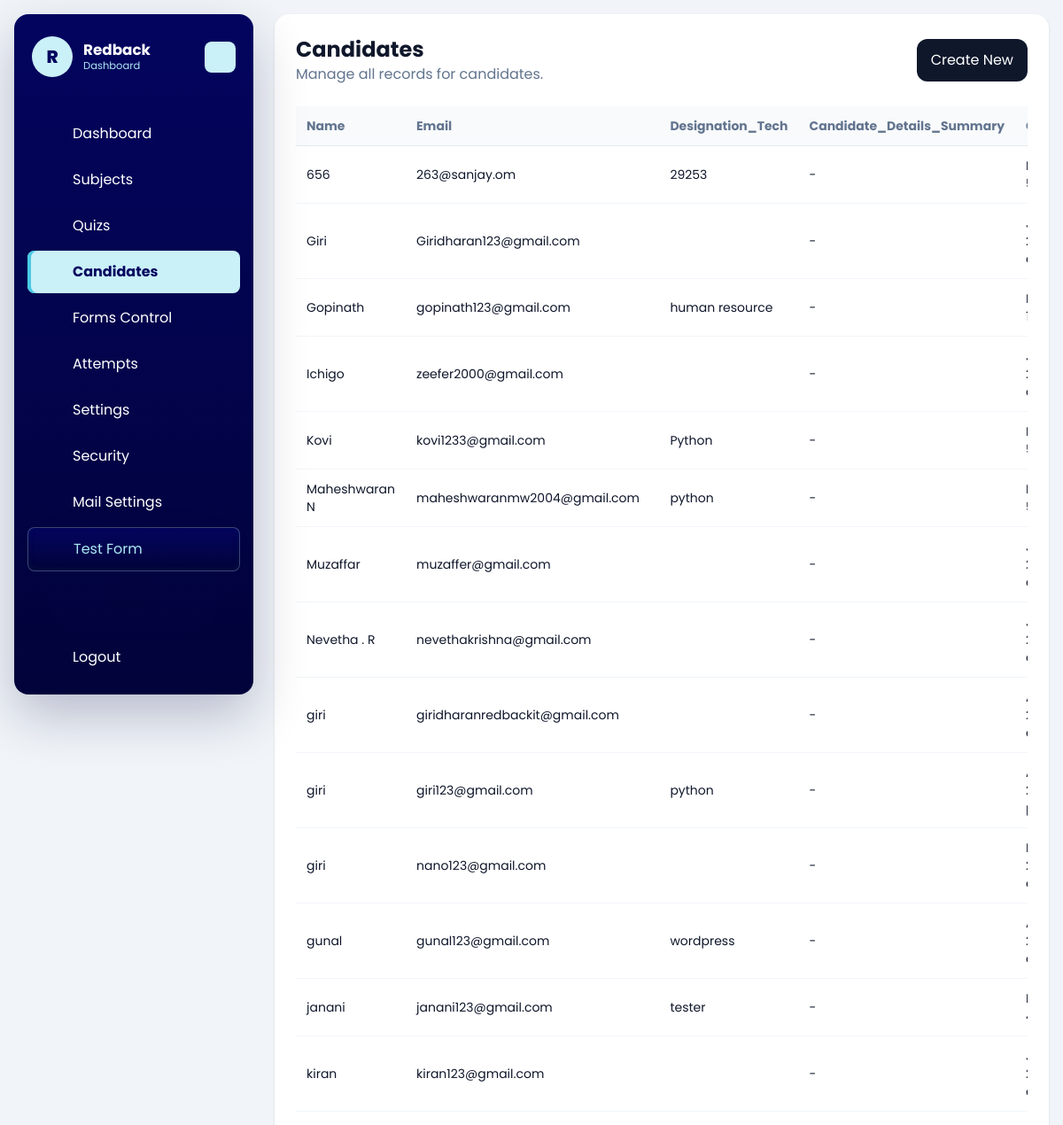
The app's page /dashboard/candidates/ (signed in, upper part), older data.
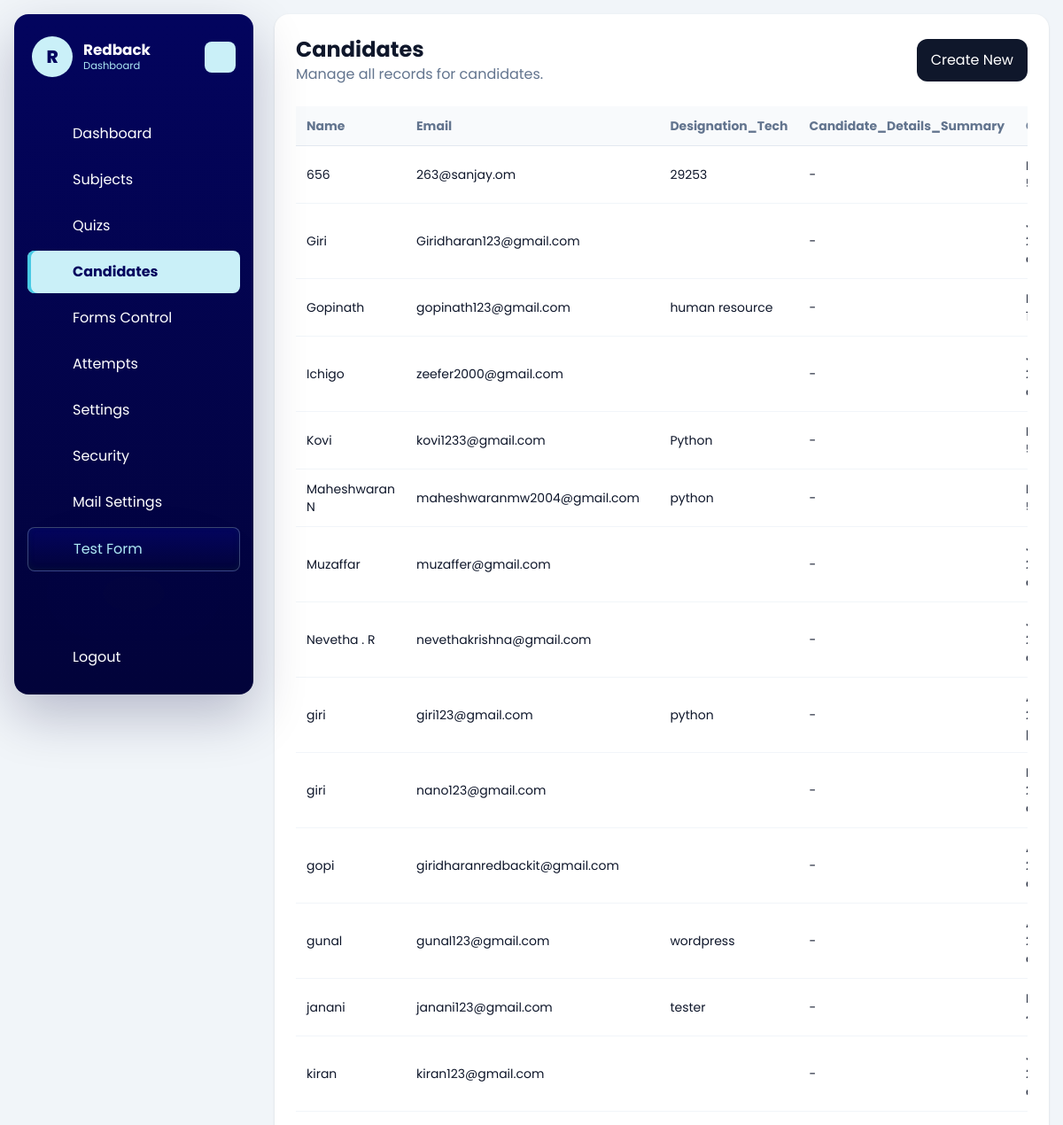
The same page, newer data.
### quiz/models.py (models this page shows, shortened)
class Candidate(models.Model):
    name = models.CharField(max_length=150)
    email = models.EmailField()
    designation_tech = models.CharField(max_length=150)
    created_at = models.DateTimeField(auto_now_add=True)
    class Meta:
        ordering = ['name']
    @property
    def candidate_details_summary(self):
        latest_attempt = self.attempts.order_by('-created_at').first()
        if not latest_attempt:
            return '-'
        details = latest_attempt.candidate_details_json or {}
        values = details.get('values') or {}
        labels = details.get('labels') or {}
        if not values:
            return '-'
        return ', '.join(
            f'{labels.get(key, key)}: {value}'
            for key, value in values.items()
        )

class CandidateTestAttempt(models.Model):
    SESSION_SINGLE = 'single'
    SESSION_MULTI = 'multi'
    SESSION_CHOICES = [
        (SESSION_SINGLE, 'Single'),
        (SESSION_MULTI, 'Multi'),
    ]
    candidate = models.ForeignKey(Candidate, on_delete=models.CASCADE, related_name='attempts')
    company = models.ForeignKey(Company, on_delete=models.CASCADE, related_name='attempts')
    public_slug = models.CharField(max_length=190, unique=True, blank=True, db_index=True)
    session_type = models.CharField(max_length=10, choices=SESSION_CHOICES)
    level = models.CharField(max_length=20)
    question_count = models.PositiveIntegerField()
    duration_minutes = models.PositiveIntegerField()
    selected_subjects = models.JSONField(default=list, blank=True)
    selected_sub_titles = models.JSONField(default=list, blank=True)
    candidate_details_json = models.JSONField(default=dict, blank=True)
    answers_json = models.JSONField(default=list, blank=True)
    correct_count = models.PositiveIntegerField(default=0)
    wrong_count = models.PositiveIntegerField(default=0)
    percentage = models.DecimalField(max_digits=5, decimal_places=2, default=0)
    started_at = models.DateTimeField(blank=True, null=True)
    submitted_at = models.DateTimeField(blank=True, null=True)
    is_submitted = models.BooleanField(default=False)
    is_paused = models.BooleanField(default=False)
    paused_at = models.DateTimeField(blank=True, null=True)
    total_paused_seconds = models.PositiveIntegerField(default=0)
    full_screen_lock_enabled = models.BooleanField(default=False)
    pause_lock_enabled = models.BooleanField(default=False)
    tab_switch_guard_enabled = models.BooleanField(default=False)
    copy_paste_block_enabled = models.BooleanField(default=False)
    right_click_disable_enabled = models.BooleanField(default=False)
    max_violation_warnings = models.PositiveIntegerField(default=3)
    tab_switch_count = models.PositiveIntegerField(default=0)
    warning_count = models.PositiveIntegerField(default=0)
    last_violation_at = models.DateTimeField(blank=True, null=True)
    violation_log_json = models.JSONField(default=list, blank=True)
    test_link_email_sent_at = models.DateTimeField(blank=True, null=True)
    created_at = models.DateTimeField(auto_now_add=True)
    class Meta:
        ordering = ['-created_at']

### dashboard/views.py (the view)
# urls.py: path('candidates/', views.candidate_list, name='candidate_list'),
@company_login_required
def candidate_list(request):
    queryset = Candidate.objects.all()
    return render_crud_list(
        request,
        queryset=queryset,
        title='Candidates',
        create_url='dashboard:candidate_create',
        edit_url_name='dashboard:candidate_update',
        delete_url_name='dashboard:candidate_delete',
        fields=['name', 'email', 'designation_tech', 'candidate_details_summary', 'created_at'],
    )

### dashboard/templatetags/dashboard_extras.py (called while the page is built)
@register.filter
def getattribute(obj, attr_name):
    value = getattr(obj, attr_name)
    if callable(value):
        return value()
    return value

### dashboard/views.py (called while the page is built)
def get_logged_in_company(request):
    company_id = request.session.get('company_id')
    if not company_id:
        return None
    return Company.objects.filter(id=company_id, is_active=True).first()

def company_login_required(view_func):
    @wraps(view_func)
    def wrapper(request, *args, **kwargs):
        company = get_logged_in_company(request)
        if not company:
            return redirect(f"{reverse('dashboard:login')}?next={request.path}")
        request.company = company
        return view_func(request, *args, **kwargs)
    return wrapper

def render_crud_list(request, *, queryset, title, create_url, edit_url_name, delete_url_name, fields):
    context = {
        'title': title,
        'objects': queryset,
        'create_url': create_url,
        'edit_url_name': edit_url_name,
        'delete_url_name': delete_url_name,
        'fields': fields,
    }
    return render(request, 'dashboard/crud_list.html', context)

### templates/dashboard/crud_list.html (shortened to what this page needs)
{% extends "base.html" %}
{% load dashboard_extras %}
{% block content %}
{% include 'dashboard/header.html' %}
<div id="dashboard-page-content">
<section class="rounded-2xl bg-white p-6 shadow-sm">
    <div class="mb-6 flex flex-col gap-3 sm:flex-row sm:items-center sm:justify-between">
        <div>
            <h1 class="text-2xl font-bold">{{ title }}</h1>
            <p class="text-slate-500">Manage all records for {{ title|lower }}.</p>
        </div>
        <a href="{% url create_url %}" class="rounded-xl bg-slate-900 px-4 py-3 text-white">Create New</a>
    </div>
    <div class="overflow-x-auto">
        <table class="min-w-full text-left text-sm">
            <thead class="border-b border-slate-200 bg-slate-50 text-slate-500">
                <tr>
                    {% for field in fields %}
                        <th class="px-3 py-3">{{ field|title }}</th>
                    {% endfor %}
                </tr>
            </thead>
            <tbody>
                {% for object in objects %}
                    <tr class="border-b border-slate-100">
                        {% for field in fields %}
                            <td class="px-3 py-3">{{ object|getattribute:field }}</td>
                        {% endfor %}
                    </tr>
                {% empty %}
                    <tr>
                        <td colspan="{{ fields|length|add:1 }}" class="px-3 py-8 text-center text-slate-500">
                            No records found.
                        </td>
                    </tr>
                {% endfor %}
            </tbody>
        </table>
    </div>
</section>
</div>
{% endblock %}

Row changes from the older to the newer data that the page shows:
changed Candidate "giridharanredbackit@gmail.com": moves down the list
Text that changed along with them:
new list line: "gopi"
list line gone: "giri"
